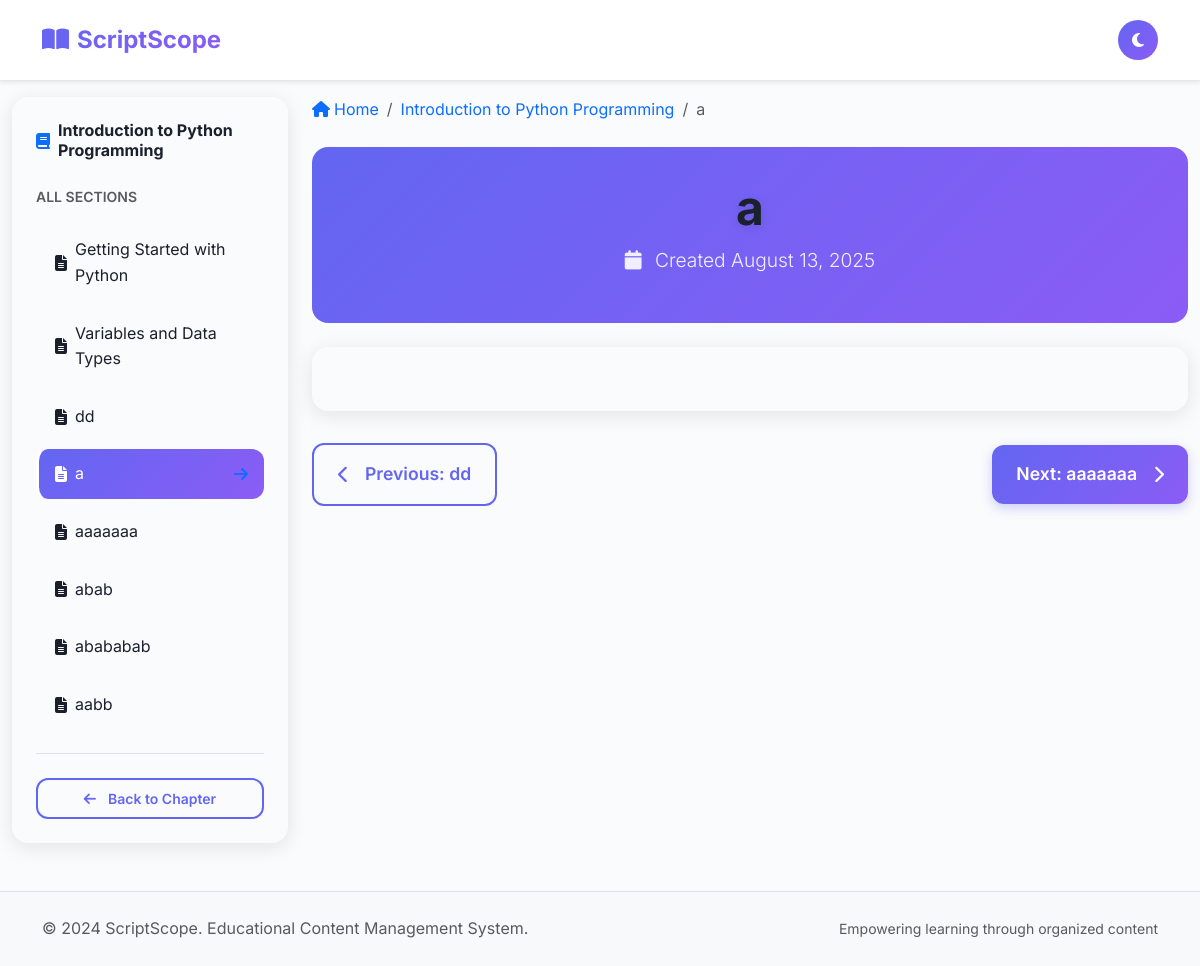
Screenshot of /chapter/1/section/13 (signed in) with the database file from the repository.
### backend/models.py (models this page shows)
class Chapter(db.Model):
    id = db.Column(db.Integer, primary_key=True)
    name = db.Column(db.String(200), nullable=False)
    admin_id = db.Column(db.Integer, db.ForeignKey('admin.id'), nullable=False)
    created_at = db.Column(db.DateTime, default=datetime.utcnow)
    sections = db.relationship('Section', backref='chapter', lazy=True, cascade='all, delete-orphan')
    chapter_comments = db.relationship('ChapterComment', backref='chapter', lazy=True, cascade='all, delete-orphan')

class Section(db.Model):
    id = db.Column(db.Integer, primary_key=True)
    name = db.Column(db.String(200), nullable=False)
    content = db.Column(db.Text, nullable=True)
    chapter_id = db.Column(db.Integer, db.ForeignKey('chapter.id'), nullable=False)
    created_at = db.Column(db.DateTime, default=datetime.utcnow)
    updated_at = db.Column(db.DateTime, default=datetime.utcnow, onupdate=datetime.utcnow)
    section_comments = db.relationship('SectionComment', backref='section', lazy=True, cascade='all, delete-orphan')

### backend/routes.py (the view)
@routes_bp.route('/chapter/<int:chapter_id>/section/<int:section_id>')
def section_detail(chapter_id, section_id):
    if 'user_id' not in session and 'admin_id' not in session:
        flash('Please log in to view section details', 'warning')
        return redirect(url_for('routes_bp.login'))
    chapter = Chapter.query.get_or_404(chapter_id)
    section = Section.query.get_or_404(section_id)
    if section.chapter_id != chapter_id:
        flash('Section not found in this chapter', 'error')
        return redirect(url_for('routes_bp.chapter_detail', chapter_id=chapter_id))
    all_sections = Section.query.filter_by(chapter_id=chapter_id).order_by(Section.id).all()
    current_index = next((i for i, s in enumerate(all_sections) if s.id == section_id), None)
    prev_section = all_sections[current_index - 1] if current_index and current_index > 0 else None
    next_section = all_sections[current_index + 1] if current_index is not None and current_index < len(all_sections) - 1 else None
    comments = SectionComment.query.filter_by(section_id=section_id).order_by(SectionComment.created_at.desc()).all()
    return render_template('section_detail.html',
                         chapter=chapter,
                         section=section,
                         all_sections=all_sections,
                         prev_section=prev_section,
                         next_section=next_section,
                         comments=comments)

### frontend/templates/section_detail.html (shortened to what this page needs)
{% extends "user_base.html" %}
{% block content %}
<div class="container-fluid">
    <div class="row">
        <div class="col-lg-3">
            <div class="sidebar slide-in-left">
                <div class="d-flex align-items-center mb-4">
                    <i class="fas fa-book me-2 text-primary"></i>
                    <h6 class="mb-0 fw-bold">{{ chapter.name }}</h6>
                </div>
                <div class="mb-3">
                    <small class="text-muted text-uppercase fw-semibold">All Sections</small>
                </div>
                {% for s in all_sections %}
                <div class="sidebar-item {{ 'active' if s.id == section.id else '' }}"
                     onclick="window.location.href='{{ url_for('routes_bp.section_detail', chapter_id=chapter.id, section_id=s.id) }}'">
                    <div class="d-flex align-items-center">
                        <i class="fas fa-file-alt me-2"></i>
                        <span class="flex-grow-1">{{ s.name }}</span>
                        {% if s.id == section.id %}
                        <i class="fas fa-arrow-right ms-2 text-primary"></i>
                        {% endif %}
                    </div>
                </div>
                {% endfor %}
                <div class="mt-4 pt-4 border-top">
                    <a href="{{ url_for('routes_bp.chapter_detail', chapter_id=chapter.id) }}"
                       class="btn btn-outline-primary btn-sm w-100">
                        <i class="fas fa-arrow-left me-1"></i>Back to Chapter
                    </a>
                </div>
            </div>
        </div>
        <div class="col-lg-9">
            <nav aria-label="breadcrumb" class="mb-4">
                <ol class="breadcrumb">
                    <li class="breadcrumb-item">
                        <a href="{{ url_for('routes_bp.index') }}" class="text-decoration-none">
                            <i class="fas fa-home me-1"></i>Home
                        </a>
                    </li>
                    <li class="breadcrumb-item">
                        <a href="{{ url_for('routes_bp.chapter_detail', chapter_id=chapter.id) }}" class="text-decoration-none">
                            {{ chapter.name }}
                        </a>
                    </li>
                    <li class="breadcrumb-item active">{{ section.name }}</li>
                </ol>
            </nav>
            <div class="hero mb-4" style="padding: 2rem; border-radius: 1rem;">
                <h1 class="display-6 fw-bold mb-2">{{ section.name }}</h1>
                <p class="lead mb-3">
                    <i class="fas fa-calendar me-2"></i>
                    Created {% if section.created_at %}{{ section.created_at.strftime('%B %d, %Y') }}{% else %}N/A{% endif %}
                </p>
            </div>
            <div class="section-content fade-in">
            </div>
            <div class="section-nav">
                {% if prev_section %}
                <a href="{{ url_for('routes_bp.section_detail', chapter_id=chapter.id, section_id=prev_section.id) }}"
                   class="btn btn-outline-primary">
                    <i class="fas fa-chevron-left me-2"></i>Previous: {{ prev_section.name }}
                </a>
                {% else %}
                <div></div>
                {% endif %}
                {% if next_section %}
                <a href="{{ url_for('routes_bp.section_detail', chapter_id=chapter.id, section_id=next_section.id) }}"
                   class="btn btn-primary">
                    Next: {{ next_section.name }}<i class="fas fa-chevron-right ms-2"></i>
                </a>
                {% endif %}
            </div>
        </div>
    </div>
</div>
{% endblock %}

### frontend/static/css/styles.css (style rules this page uses)
:root { --bg-primary: #fafbfc; --bg-secondary: #f5f6f8; --bg-tertiary: #eef0f3; --bg-card: #ffffff; --bg-elevated: #ffffff; --text-primary: #1a202c; --text-secondary: #4a5568; --text-muted: #718096; --text-light: #a0aec0; --accent-primary: #6366f1; --accent-secondary: #8b5cf6; --accent-tertiary: #06b6d4; --accent-gradient: linear-gradient(135deg, #6366f1 0%, #8b5cf6 100%); --accent-gradient-alt: linear-gradient(135deg, #06b6d4 0%, #3b82f6 100%); --success: #10b981; --success-light: #d1fae5; --warning: #f59e0b; --warning-light: #fef3c7; --error: #ef4444; --error-light: #fee2e2; --info: #3b82f6; --info-light: #dbeafe; --hover-overlay: rgba(99, 102, 241, 0.08); --active-overlay: rgba(99, 102, 241, 0.12); --focus-ring: rgba(99, 102, 241, 0.3); --border: #e2e8f0; --border-light: #f1f5f9; --shadow-sm: rgba(15, 23, 42, 0.08); --shadow: rgba(15, 23, 42, 0.1); --shadow-lg: rgba(15, 23, 42, 0.15); --shadow-hover: rgba(15, 23, 42, 0.2); --navbar-bg: rgba(255, 255, 255, 0.95); --modal-bg: rgba(15, 23, 42, 0.6); --dropdown-bg: #ffffff; --btn-primary-bg: var(--accent-primary); --btn-primary-hover: #4f46e5; --btn-secondary-bg: #f1f5f9; --btn-secondary-hover: #e2e8f0; }
* { box-sizing: border-box; margin: 0; padding: 0; }
body { font-family: 'Inter', -apple-system, BlinkMacSystemFont, 'Segoe UI', Roboto, sans-serif; background: var(--bg-primary); color: var(--text-primary); line-height: 1.6; transition: all 0.3s cubic-bezier(0.4, 0, 0.2, 1); overflow-x: hidden; }
* { transition: color 0.3s ease, background-color 0.3s ease, border-color 0.3s ease; }
h1, h2, h3, h4, h5, h6 { font-weight: 700; margin-bottom: 1rem; color: var(--text-primary); }
h1 { font-size: 2.5rem; }
.btn { font-weight: 600; border-radius: 10px; padding: 0.75rem 1.5rem; border: none; transition: all 0.3s cubic-bezier(0.4, 0, 0.2, 1); text-decoration: none; display: inline-flex; align-items: center; justify-content: center; gap: 0.5rem; position: relative; overflow: hidden; }
.btn::before { content: ''; position: absolute; top: 0; left: -100%; width: 100%; height: 100%; background: linear-gradient(90deg, transparent, rgba(255,255,255,0.2), transparent); transition: left 0.5s; }
.btn-primary { background: var(--btn-primary-bg); color: white; box-shadow: 0 4px 12px rgba(99, 102, 241, 0.3); }
.btn-outline-primary { background: transparent; color: var(--accent-primary); border: 2px solid var(--accent-primary); }
.btn-sm { padding: 0.5rem 1rem; font-size: 0.875rem; }
.fade-in { animation: fadeIn 0.5s ease-in; }
.btn { border-radius: 12px; font-weight: 600; padding: 0.75rem 1.5rem; border: none; cursor: pointer; text-decoration: none; display: inline-flex; align-items: center; gap: 0.5rem; transition: all 0.3s cubic-bezier(0.4, 0, 0.2, 1); position: relative; overflow: hidden; }
.btn-primary { background: var(--accent-gradient); color: white; }
.btn-outline-primary { border: 2px solid var(--accent-primary); color: var(--accent-primary); background: transparent; }
.hero { background: var(--accent-gradient); color: white; padding: 4rem 0; text-align: center; margin-bottom: 3rem; border-radius: 0 0 2rem 2rem; }
.hero h1 { font-size: 3rem; font-weight: 800; margin-bottom: 1rem; text-shadow: 0 2px 10px rgba(0, 0, 0, 0.1); }
.hero p { font-size: 1.2rem; opacity: 0.9; margin-bottom: 2rem; }
.sidebar { background: var(--card-bg); border-radius: 16px; padding: 1.5rem; box-shadow: 0 4px 20px var(--shadow); height: fit-content; position: sticky; top: 100px; }
.sidebar-item { padding: 0.75rem 1rem; margin-bottom: 0.5rem; border-radius: 12px; cursor: pointer; transition: all 0.3s ease; border-left: 3px solid transparent; }
.sidebar-item.active { background: var(--accent-gradient); color: white; border-left-color: white; }
.section-content { background: var(--card-bg); padding: 2rem; border-radius: 16px; box-shadow: 0 4px 20px var(--shadow); line-height: 1.8; font-size: 1.1rem; }
.section-nav { display: flex; justify-content: space-between; align-items: center; margin: 2rem 0; gap: 1rem; }
.section-nav .btn { padding: 1rem 1.5rem; font-size: 1.1rem; }
.fade-in { animation: fadeIn 0.6s ease-out; }
.slide-in-left { animation: slideInLeft 0.6s ease-out; }

### rows the page displays
Chapter: name "Introduction to Python Programming"
Section: name "Getting Started with Python"
Section: name "Variables and Data Types"
Section: name "dd"
Section: name "a", created_at "August 13, 2025"
Section: name "aaaaaaa"
Section: name "abab"
Section: name "abababab"
Section: name "aabb"
